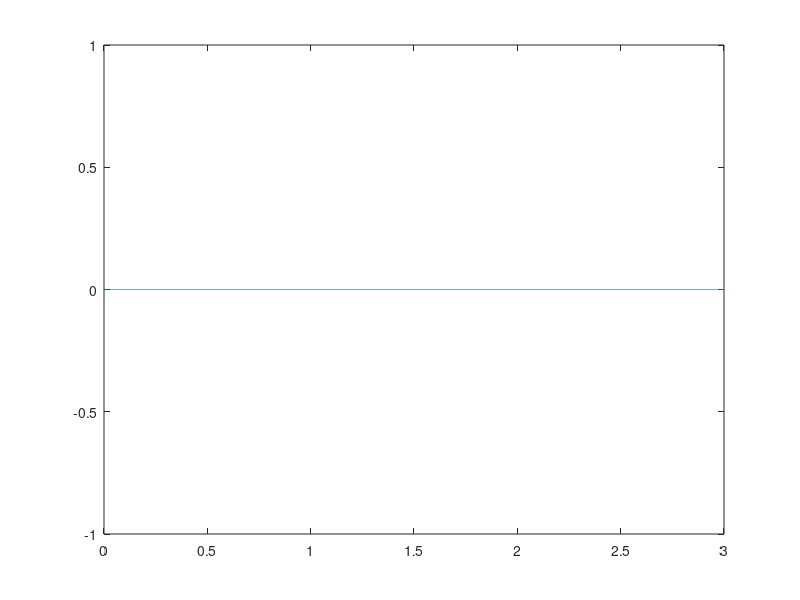

Source code (MATLAB):
% TO DO LIST
% MAKE GUITAR SOUND -check
% PLAY SINGLE NOTE -check
% RELEASE & LET RING -check
% TREMOLO -check
% BENDING -check
% VIBRATO -check
% TEMPO SYSTEM -check
% CHORD -check
% PALM MUTE -check
% HAMMER ON & PULL OFF
% AH -check
% PH -check
% STOCHASTIC PROCESS
% HUMBUCKER PICKUP

function guitar()

function [x]=gdist(a,x)
    k = 2*a/(1-a);
    x = (1+k)*(x)./(1+k*abs(x));
end

function play_note(t,duration,s,f)
    if(f>0 && f<25)
        TIMESTAMP(s,ceil(t/2*(60/BPM)/dt))=f;
        TIMESTAMP(s,ceil((t+duration)/2*60/BPM/dt)-2)=-1;
        for i=ceil(t/2*(60/BPM)/dt):ceil((t+duration)/2*(60/BPM)/dt)
            fp(s,i)=ceil(fret(f)*J);
        end
    elseif(f==0)
        TIMESTAMP(s,ceil(t/2*(60/BPM)/dt))=25;
        TIMESTAMP(s,ceil((t+duration)/2*60/BPM/dt)-2)=-1;
    elseif(f==-1)
        TIMESTAMP(s,ceil(t/2*(60/BPM)/dt))=59;
        TIMESTAMP(s,ceil((t+duration)/2*60/BPM/dt)-2)=-1;
    end
end

function play_slide(t,duration,s,f,f0)
    if(f>0 && f<25)
        TIMESTAMP(s,ceil(t/2*(60/BPM)/dt))=f;
        TIMESTAMP(s,ceil((t+duration)/2*60/BPM/dt)-2)=-1;
        for i=ceil(t/2*(60/BPM)/dt):ceil((t+duration)/2*(60/BPM)/dt)
            fp(s,i)=ceil((fret(f)+(fret(f0)-fret(f))*i/(ceil((t+duration)/2*(60/BPM)/dt)-ceil(t/2*(60/BPM)/dt)))*J);
        end
    end
end

function play_tremolo(t,duration,s,f)
    if(f>0 && f<25)
        TIMESTAMP(s,ceil(t/2*(60/BPM)/dt))=f;
        TIMESTAMP(s,ceil((t+duration*0.25)/2*(60/BPM)/dt))=f;
        TIMESTAMP(s,ceil((t+duration*0.5)/2*(60/BPM)/dt))=f;
        TIMESTAMP(s,ceil((t+duration*0.75)/2*(60/BPM)/dt))=f;
        TIMESTAMP(s,ceil((t+duration)/2*60/BPM/dt)-2)=-1;
        for i=ceil(t/2*(60/BPM)/dt):ceil((t+duration)/2*(60/BPM)/dt)
            fp(s,i)=ceil(fret(f)*J);
        end
    elseif(f==0)
        TIMESTAMP(s,ceil(t/2*(60/BPM)/dt))=25;
        TIMESTAMP(s,ceil((t+duration*0.25)/2*(60/BPM)/dt))=25;
        TIMESTAMP(s,ceil((t+duration*0.5)/2*(60/BPM)/dt))=25;
        TIMESTAMP(s,ceil((t+duration*0.75)/2*(60/BPM)/dt))=25;
        TIMESTAMP(s,ceil((t+duration)/2*60/BPM/dt)-2)=-1;
    elseif(f==-1)
        TIMESTAMP(s,ceil(t/2*(60/BPM)/dt))=59;
        TIMESTAMP(s,ceil((t+duration*0.25)/2*(60/BPM)/dt))=59;
        TIMESTAMP(s,ceil((t+duration*0.5)/2*(60/BPM)/dt))=59;
        TIMESTAMP(s,ceil((t+duration*0.75)/2*(60/BPM)/dt))=59;
        TIMESTAMP(s,ceil((t+duration)/2*60/BPM/dt)-2)=-1;
    end
end

function play_chord(t,duration,s,f)
    interval=0;
    for i=1:size(s,2)
        if(f(i)>0 && f(i)<25)
            TIMESTAMP(s(i),ceil(t/2*(60/BPM)/dt)+interval)=f(i);
            TIMESTAMP(s(i),ceil((t+duration(i))/2*(60/BPM)/dt)-2)=-1;
            interval=interval+1;
            for iii=ceil(t/2*(60/BPM)/dt):ceil((t+duration(i))/2*(60/BPM)/dt)
                fp(s(i),iii)=ceil(fret(f(i))*J);
            end
        elseif(f(i)==-1)
            TIMESTAMP(s(i),ceil(t/2*(60/BPM)/dt)+interval)=59;
            TIMESTAMP(s(i),ceil((t+duration(i))/2*(60/BPM)/dt)-2)=-1;
            interval=interval+1;
        end
    end
end

function right_palm_mute(t,duration,s,f)
    if(f>0 && f<25)
        TIMESTAMP(s,ceil(t/2*(60/BPM)/dt))=f+30;
        TIMESTAMP(s,ceil((t+duration)/2*60/BPM/dt)-2)=-1;
        for i=ceil(t/2*(60/BPM)/dt):ceil((t+duration)/2*(60/BPM)/dt)
            fp(s,i)=ceil(fret(f)*J);
        end
    elseif(f==0)
        TIMESTAMP(s,ceil(t/2*(60/BPM)/dt))=55;
        TIMESTAMP(s,ceil((t+duration)/2*60/BPM/dt)-2)=-1;
    end
end

function bend(t,duration,s,f,f1)
    if(((f>0 && f<25) && (f1>0 && f1<25)) && f1>f)
        for i=ceil(t/2*(60/BPM)/dt):ceil((t+duration)/2*(60/BPM)/dt)
            if(s==1)
                df=5+f*0.5;
            elseif(s==2)
                df=6+f*0.6;
            elseif(s==3)
                df=10+f*0.8;
            elseif(s==4)
                df=12+f*1.15;
            elseif(s==5)
                df=15+f*1.45;
            elseif(s==6)
                df=20+f*2;
            end
            tfactor=(i-ceil(t/2*(60/BPM)/dt))*2/(ceil((t+duration)/2*(60/BPM)/dt)-ceil(t/2*(60/BPM)/dt));
            if(tfactor>1)
                tfactor=1;
            end
            STRINGT(s,i)=tfactor*df*(f1-f)/4;
        end
    end
end

function vibrato(t,duration,s,f)
    if(f>0 && f<25)
        for i=ceil(t/2*(60/BPM)/dt):ceil((t+duration)/2*(60/BPM)/dt)
            STRINGT(s,i)=abs(sin((i-ceil(t/2*(60/BPM)/dt))/(ceil((t+duration)*(60/BPM)/dt)-ceil(t/2*(60/BPM)/dt))*20)*5);
        end
    end
end

function play_hammeron(t,duration,s,f)
    if(f>0 && f<25)
        TIMESTAMP(s,ceil(t/2*(60/BPM)/dt))=f+60;
        TIMESTAMP(s,ceil((t+duration)/2*60/BPM/dt)-2)=-1;
        for i=ceil(t/2*(60/BPM)/dt):ceil((t+duration)/2*(60/BPM)/dt)
            fp(s,i)=ceil(fret(f)*J);
        end
    end
end

function play_pulloff(t,duration,s,f)
    if(f>0 && f<25)
        TIMESTAMP(s,ceil(t/2*(60/BPM)/dt))=f+90;
        TIMESTAMP(s,ceil((t+duration)/2*60/BPM/dt)-2)=-1;
        for i=ceil(t/2*(60/BPM)/dt):ceil((t+duration)/2*(60/BPM)/dt)
            fp(s,i)=ceil(fret(f)*J);
        end
    elseif(f==0)
        TIMESTAMP(s,ceil(t/2*(60/BPM)/dt))=115;
        TIMESTAMP(s,ceil((t+duration)/2*60/BPM/dt)-2)=-1;
    end
end

function AH(t,duration,s,f)
    if(f>0 && f<25)
        TIMESTAMP(s,ceil(t/2*(60/BPM)/dt))=25;
        TIMESTAMP(s,ceil((t+duration)/2*60/BPM/dt)-2)=-1;
        for i=ceil(t/2*(60/BPM)/dt):ceil((t+duration)/2*(60/BPM)/dt)
            HARMONICP(s,i)=f;
        end
    end
end

function PH(t,duration,s,f)
    if(f>0 && f<25)
        TIMESTAMP(s,ceil(t/2*(60/BPM)/dt))=f;
        TIMESTAMP(s,ceil((t+duration)/2*60/BPM/dt)-2)=-1;
        for i=ceil(t/2*(60/BPM)/dt):ceil((t+duration)/2*(60/BPM)/dt)
            HARMONICP(s,i)=25;
            fp(s,i)=ceil(fret(f)*J);
        end
    end
end

function play(s,f)
    %if(f==0)
    %    fp(s)=0;
    %else
    %    fp(s)=ceil(fret(f)*J);
    %end
    fp0(s)=f;
    %initial conditions for plucked string:
    xp(s)=L*pickpos;
    Hp(s)=.1; %position and amplitude of pluck
end

function hammeron(s,f)
    %fp(s)=ceil(fret(f)*J);
    fp0(s)=f;
    %initial conditions for plucked string:
    xp(s)=L*fret(f);
    Hp(s)=.02; %position and amplitude of pluck
end

function pulloff(s,f,f0)
    %if(f==0)
    %    fp(s)=0;
    %else
    %    fp(s)=ceil(fret(f)*J);
    %end
    fp0(s)=f;
    %initial conditions for plucked string:
    xp(s)=L*fret(f0);
    Hp(s)=.05; %position and amplitude of pluck
end

function release(s)
    Hp(s)=0.0002;
    damp(s)=20;
end

BPM=120;

%Initialize pickup position
pickup = 0.76;
pickup_2 = 0.765;
pickup_3 = 0.95;
pickpos = 0.77;

%frequencies for all 6 strings
f=[82,110,147,196,247,330];
%a copy of the initial frequencies
f_init=f;
%fret distance chart
fret=zeros(1,25);
fret(1)=0.056125;        fret(2)=0.10910185;
fret(3)=0.1591034;       fret(4)=0.20629938;
fret(5)=0.25084722;      fret(6)=0.29289352;
fret(7)=0.33258024691;   fret(8)=0.37004012345;
fret(9)=0.40539660493;   fret(10)=0.43876851851;
fret(11)=0.47026851851;  fret(12)=0.5;
fret(13)=0.5280632716;   fret(14)=0.55455092592;
fret(15)=0.57955246913;  fret(16)=0.60314969135;
fret(17)=0.6254228395;   fret(18)=0.64644598765;
fret(19)=0.66629012345;  fret(20)=0.68502006172;
fret(21)=0.70269753086;  fret(22)=0.71938425925;
fret(23)=0.73513425925;  fret(24)=0.75;
fret(25)=pickpos;

%string parameters to make frequency f1:
L=100;
M=1;
T=zeros(1,6);
for ii=1:6
    T(ii)=M*(2*L*f(ii))^2;
end

tau=2; %decay time (seconds)
%damping constant to make decay time tau:
R=(2*M*L^2)/(tau*pi^2);

%damping factor
damp=zeros(1,6);
for ii=1:6
    damp(ii)=20;
end

J=81;
dx=L/(J-1);
%maximum time step for numerical stability:
%dtmax=zeros(1,6);
dtmax=-(R/T(1))+sqrt((R/T(1))^2+(dx^2/(T(1)/M)));
for ii=1:6
    %dtmax(ii)=-(R/T(ii))+sqrt((R/T(ii))^2+(dx^2/(T(ii)/M)));
    n_dtmax=-(R/T(ii))+sqrt((R/T(ii))^2+(dx^2/(T(ii)/M)));
    if(n_dtmax<dtmax)
        dtmax=n_dtmax;
    end
end
%Now set dt and nskip such that:
%dt<=dtmax, nskip is a positive integer, and dt*nskip = 1/8192.
%Also, make nskip as small as possible, given the above criteria.
nskip=ceil(1/(8192*dtmax));
dt=1/(8192*nskip);
tmax=3; %total time of the simulation in seconds
clockmax=ceil(tmax/dt);

% Action on Timstamp:
% <= 24: Play note
% 25: Open note
% -1: Release
% note+30: Right palm mute
% 59: Left palm mute
% note+60: Hammer on
% note+90: Pull off
TIMESTAMP=zeros(6,clockmax);

% When not 0, bend the string using the corresponding tension
STRINGT=zeros(6,clockmax);

% When not 0, slightly touch the string to make harmonics
HARMONICP=zeros(6,clockmax);

NOISE=zeros(1,clockmax);
for ii=1:clockmax
    NOISE(ii)=(rand-0.5)/100+1;
end

%Currently pressed fret
fp=zeros(6,clockmax);
fp0=zeros(1,6);

lastPluckT=zeros(1,6);
for ii=1:6
    lastPluckT(ii)=tmax+1;
end

H=zeros(6,J);
H0=zeros(6,J);

neck_pickup=1;

xp=zeros(1,6);
Hp=zeros(1,6);
for ii=1:6
    xp(ii)=L*pickpos;
    Hp(ii)=0.1;
end

%-1 denotes x on the tab

%Part of the main riff of Sweet Child O'Mine to demonstrate single note
%play_note(1,16,3,12);
%play_note(2,1,5,15);
%play_note(3,1,4,14);
%play_note(4,1,4,12);
%play_note(5,1,6,15);
%play_note(6,1,4,14);
%play_note(7,1,6,14);
%play_note(8,1,4,14);

%A simple power chord to demonstrate chord, notice the order of the string
%decides if downpicking or not
%play_chord(1,[2,2,2],[1,2,3],[5,7,7]);
%right_palm_mute(3,1,1,5);
%right_palm_mute(4,1,1,5);
%right_palm_mute(5,1,1,5);
%right_palm_mute(6,1,1,5);
%right_palm_mute(7,1,1,5);
%right_palm_mute(8,1,1,5);

%play_chord(1,[2,2,2],[1,2,3],[-1,-1,-1]);

%double stop
%play_note(1,1,6,12);
%play_note(1,1,5,15);
%bend(1,1,5,15,17);

%play_tremolo(1,1,6,12);
%play_note(1,1,6,12);
%vibrato(1,1,6,12);

%A simple blue phrase to demonstrate hammer on and pull off
%play_note(1,1,3,12);
%play_hammeron(2,1,3,15);
%play_pulloff(3,1,3,12);
%play_hammeron(4,1,3,15);
%play_note(5,1,3,15);
%bend(5,1,3,15,17);

%AH(1,4,6,7);
%PH(1,1,3,4);
%bend(1,1,3,4,6);

count=0;

S=zeros(1,ceil(clockmax/nskip));
tsave=zeros(1,ceil(clockmax/nskip));

for clock=1:clockmax
    t=clock*dt;

    if(mod(clock,nskip)==0)
        count=count+1;
        if(neck_pickup==1)
            S(count)=sum(H(:,ceil(J*pickup))-H0(:,ceil(J*pickup))); %sample the sound
            S(count)=S(count)+sum(H(:,ceil(J*pickup_2))-H0(:,ceil(J*pickup_2))); %sample the sound
        else
            S(count)=sum(H(:,ceil(J*pickup_3))-H0(:,ceil(J*pickup_3)));
        end
        tsave(count)=t; %record sample time
    end

    for str=1:6
        if(TIMESTAMP(str,clock)>0)
            %Play note
            if(TIMESTAMP(str,clock)<25)
                play(str,TIMESTAMP(str,clock));
                lastPluckT(str)=t;
            %Play open note
            elseif(TIMESTAMP(str,clock)==25)
                play(str,0);
                lastPluckT(str)=t;
            %Play right palm mute
            elseif(TIMESTAMP(str,clock)>30 && TIMESTAMP(str,clock)<55)
                play(str,TIMESTAMP(str,clock)-30);
                lastPluckT(str)=t;
                damp(str)=100;
            %Play right palm mute on open note
            elseif(TIMESTAMP(str,clock)==55)
                play(str,0);
                lastPluckT(str)=t;
                damp(str)=100;
            %Play left palm mute
            elseif(TIMESTAMP(str,clock)==59)
                play(str,0);
                lastPluckT(str)=t;
                damp(str)=200;
            elseif(TIMESTAMP(str,clock)>59 && TIMESTAMP(str,clock)<85)
                hammeron(str,TIMESTAMP(str,clock)-60);
                lastPluckT(str)=t;
            elseif(TIMESTAMP(str,clock)>89 && TIMESTAMP(str,clock)<115)
                pulloff(str,TIMESTAMP(str,clock)-90,fp0(str));
                lastPluckT(str)=t;
            elseif(TIMESTAMP(str,clock)==115)
                pulloff(str,0,fp0(str));
                lastPluckT(str)=t;
            end
        elseif(TIMESTAMP(str,clock)<0)
            if(TIMESTAMP(str,clock)==-1)
                release(str);
                lastPluckT(str)=t;
            elseif(TIMESTAMP(str,clock)<-10 && TIMESTAMP(str,clock)>-40)
                play(str,0);
                lastPluckT(str)=t;
            end
        end
        T(str)=M*(2*L*(f_init(str)+STRINGT(str,clock)))^2;
        j=fp(str,clock)+2:(J-1); % list of indices of interior points
        H0(str,j)=H(str,j);
        H(str,j)=0;
        if(t>=lastPluckT(str))
            if(HARMONICP(str,clock)~=0)
                incr=round(1/min([fret(HARMONICP(str,clock)),1-fret(HARMONICP(str,clock))]));
            else
                incr=1;
            end
            for n=1:5
                H(str,j)=H(str,j)+(2*Hp(str)*(L-L*fp(str,clock)/J)^2*sin(xp(str)*n*incr*pi/(L-L*fp(str)/J)))/(xp(str)*(L-L*fp(str,clock)/J-xp(str))*n*incr*n*incr*pi*pi)*sin(n*incr*j/J*pi)*cos(n*incr*pi*(t-lastPluckT(str))*sqrt(T(str)/M)/(L-L*fp(str,clock)/J));
            end
            H(str,j)=H(str,j)/(damp(str)*(t-lastPluckT(str))+1);
            H(str,j)=H(str,j)*NOISE(clock);
        end
    end
    
    %set(Hhandle,'ydata',H) %update movie frame
    %drawnow %show latest frame
end

S=gdist(0.9995,S);

soundsc(S(1:count))
%plot the soundwave as a function of time:
%figure
plot(tsave(1:count),S(1,1:count))
%plot(STRINGT(6,:))
%plot(NOISE);

end
